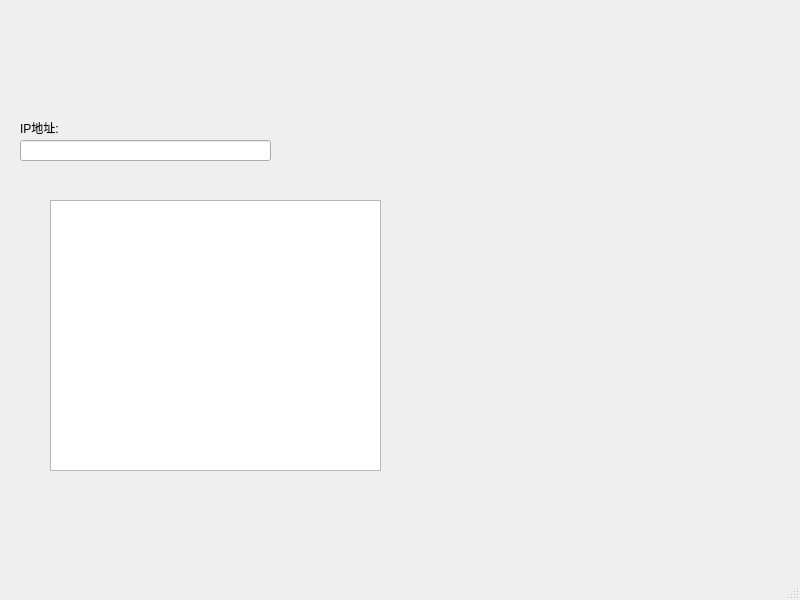
<?xml version="1.0" encoding="UTF-8"?>
<ui version="4.0">
 <class>MainWindow</class>
 <widget class="QMainWindow" name="MainWindow">
  <property name="geometry">
   <rect>
    <x>0</x>
    <y>0</y>
    <width>800</width>
    <height>600</height>
   </rect>
  </property>
  <property name="windowTitle">
   <string>MainWindow</string>
  </property>
  <widget class="QWidget" name="centralwidget">
   <widget class="QLineEdit" name="lineEditIP">
    <property name="geometry">
     <rect>
      <x>20</x>
      <y>140</y>
      <width>251</width>
      <height>21</height>
     </rect>
    </property>
   </widget>
   <widget class="QLabel" name="label">
    <property name="geometry">
     <rect>
      <x>20</x>
      <y>120</y>
      <width>72</width>
      <height>15</height>
     </rect>
    </property>
    <property name="text">
     <string>IP地址:</string>
    </property>
   </widget>
   <widget class="QPlainTextEdit" name="plainTextEdit">
    <property name="geometry">
     <rect>
      <x>50</x>
      <y>200</y>
      <width>331</width>
      <height>271</height>
     </rect>
    </property>
   </widget>
  </widget>
  <widget class="QMenuBar" name="menubar">
   <property name="geometry">
    <rect>
     <x>0</x>
     <y>0</y>
     <width>800</width>
     <height>26</height>
    </rect>
   </property>
  </widget>
  <widget class="QStatusBar" name="statusbar"/>
 </widget>
 <resources/>
 <connections/>
</ui>
